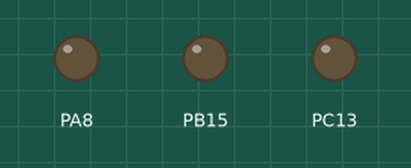
This sketch was run on a simulated STM32 Blue Pill. On the bench: output pins drawn as LEDs (lit = HIGH).

Above: at 1.0 s.
At 3.0 s:
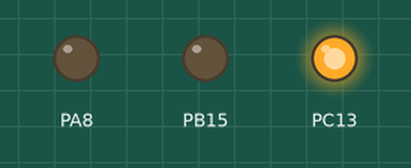
Timing chart, 0 to 5.2 s (numbered marks = the images above):
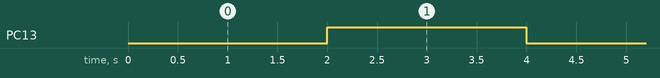

The sketch:

RelayTest.ino
```cpp
// Relay test v3: ON = pin OUTPUT LOW (sinks the relay input to GND)
//                OFF = pin INPUT (high-impedance, same as "loose")
// Toggles PA8 and PB15 every 2 s. PC13 LED lit while the relay should be ON.
void relayOn(uint32_t p)  { pinMode(p, OUTPUT); digitalWrite(p, LOW); }
void relayOff(uint32_t p) { pinMode(p, INPUT); }
void setup() { pinMode(PC13, OUTPUT); }
void loop() {
  relayOn(PA8);  relayOn(PB15);  digitalWrite(PC13, LOW);  delay(2000);
  relayOff(PA8); relayOff(PB15); digitalWrite(PC13, HIGH); delay(2000);
}
```

Measured:
- by itself, PC13: alternates HIGH for 2.0 s and LOW for 2.0 s
